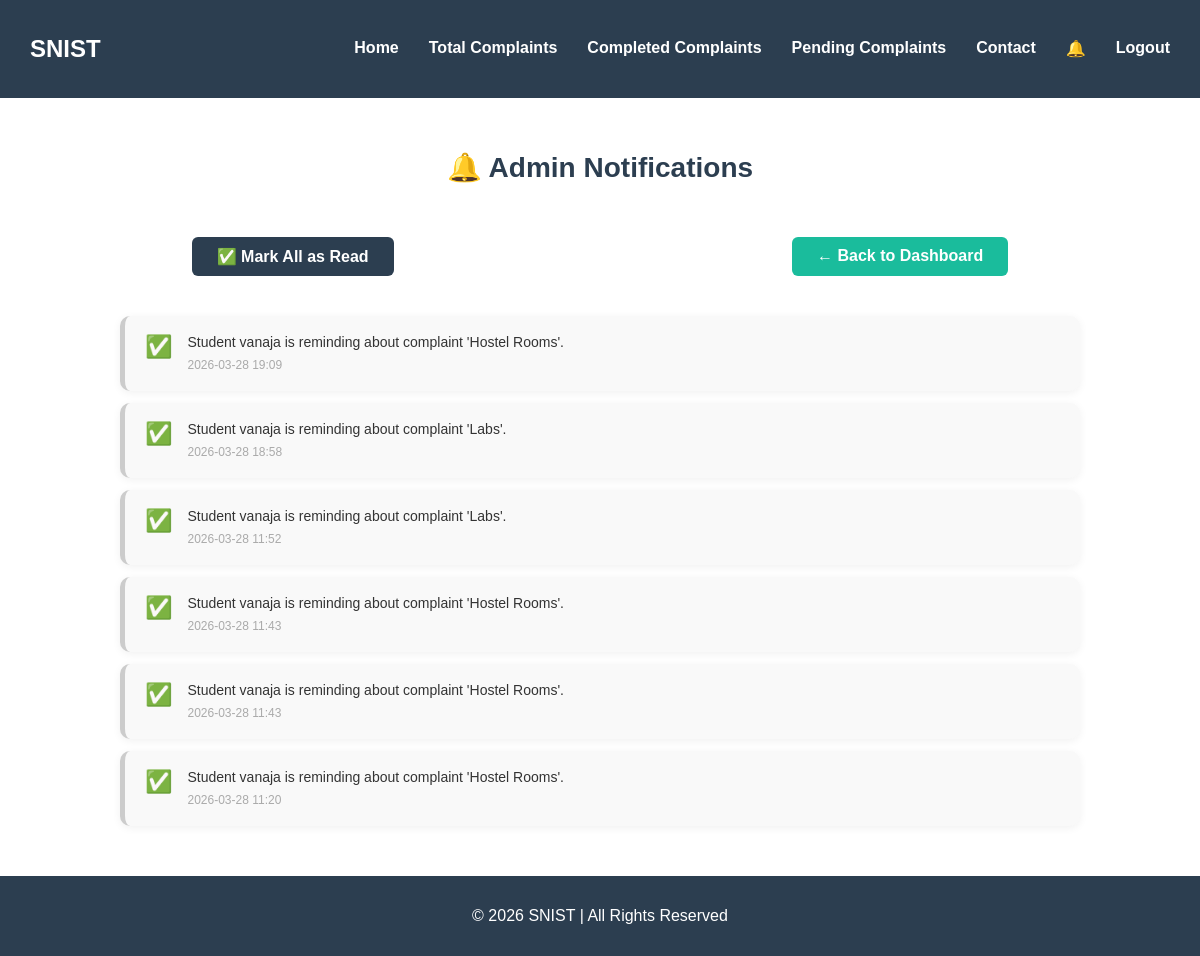
Screenshot of /admin_notifications (signed in) with the database file from the repository.
### tables this page shows
CREATE TABLE notifications (
        id INTEGER PRIMARY KEY AUTOINCREMENT,
        user_id INTEGER,
        message TEXT,
        is_read INTEGER DEFAULT 0,
        date TEXT,
        type TEXT,
        complaint_id INTEGER);

### app.py (the view)
@app.route('/admin_notifications')
def admin_notifications():
    if 'user_id' not in session:
        return redirect('/login')
    conn = sqlite3.connect('database.db', timeout=10)
    c = conn.cursor()
    c.execute("""SELECT * FROM notifications
                 WHERE type='reminder'
                 ORDER BY id DESC""")
    all_notifications = c.fetchall()
    c.execute("""SELECT COUNT(*) FROM notifications
                 WHERE type='reminder' AND is_read=0""")
    unread_count = c.fetchone()[0]
    conn.close()
    return render_template('admin_notifications.html',
                           all_notifications=all_notifications,
                           unread_count=unread_count)

### templates/admin_notifications.html (shortened to what this page needs)
<!DOCTYPE html>
<html lang="en">
<head>
  <link rel="stylesheet" href="/static/admin_dashboardstyle.css">
</head>
<body>
  <header class="navbar">
    <h2>SNIST</h2>
    <nav>
      <a href="/admin_dashboard">Home</a>
      <a href="/total_complaints">Total Complaints</a>
      <a href="/completed_complaints">Completed Complaints</a>
      <a href="/pending_complaints">Pending Complaints</a>
      <a href="#">Contact</a>
      <a href="/admin_notifications" style="position: relative; margin-left: 20px;">
        🔔
      </a>
      <a href="/logout">Logout</a>
    </nav>
  </header>
  <h2 class="page-title">🔔 Admin Notifications</h2>
  <div style="display: flex; justify-content: center; gap: 15px; margin-bottom: 20px;">
    <a href="/mark_admin_read" class="mark-btn">✅ Mark All as Read</a>
    <a href="/admin_dashboard" class="back-btn">← Back to Dashboard</a>
  </div>
  <div class="notif-container">
    {% if all_notifications %}
      {% for n in all_notifications %}
      <div class="notif-card {% if n[3] == 1 %}read{% endif %}">
        <div class="notif-icon">
          {% if n[3] == 0 %}🔴{% else %}✅{% endif %}
        </div>
        <div class="notif-text">
          <p>{{ n[2] }}</p>
          <span>{{ n[4] }}</span>
        </div>
      </div>
      {% endfor %}
    {% else %}
      <p class="no-notif">No notifications yet.</p>
    {% endif %}
  </div>
  <footer class="footer">
    <p>© 2026 SNIST | All Rights Reserved</p>
  </footer>
</body>
</html>

### static/admin_dashboardstyle.css (style rules this page uses)
body { margin: 0; font-family: Arial, sans-serif; }
.navbar { display: flex; justify-content: space-between; align-items: center; background: #2c3e50; color: white; padding: 15px 30px; flex-wrap: wrap; gap: 10px; }
.navbar nav { display: flex; flex-wrap: wrap; gap: 10px; }
.navbar nav a { color: white; margin-left: 20px; text-decoration: none; font-weight: bold; }
.footer { background: #2c3e50; color: white; text-align: center; padding: 15px; }
html { scroll-behavior: smooth; }

### templates/admin_notifications.html (style rules this page uses)
.page-title { text-align: center; padding: 30px; font-size: 28px; color: #2c3e50; }
.notif-container { width: 80%; margin: 0 auto 50px auto; }
.notif-card { display: flex; align-items: flex-start; gap: 15px; padding: 18px 20px; margin-bottom: 12px; border-radius: 10px; border-left: 5px solid #e6a817; background: #fff3cd; box-shadow: 0 2px 8px rgba(0,0,0,0.06); }
.notif-card.read { background: #f9f9f9; border-left: 5px solid #ccc; }
.notif-icon { font-size: 22px; }
.notif-text { flex: 1; }
.notif-text p { margin: 0 0 5px 0; font-size: 14px; color: #333; }
.notif-text span { font-size: 12px; color: #aaa; }
.mark-btn { display: block; width: fit-content; margin: 0 auto 20px auto; padding: 10px 25px; background: #2c3e50; color: white; text-decoration: none; border-radius: 6px; font-weight: bold; }
.back-btn { display: block; width: fit-content; margin: 0 auto 20px auto; padding: 10px 25px; background: #1abc9c; color: white; text-decoration: none; border-radius: 6px; font-weight: bold; }

### rows the page displays
notifications: message "Student vanaja is reminding about complaint 'Hostel Rooms'.", date "2026-03-28 19:09"
notifications: message "Student vanaja is reminding about complaint 'Labs'.", date "2026-03-28 18:58"
notifications: message "Student vanaja is reminding about complaint 'Labs'.", date "2026-03-28 11:52"
notifications: message "Student vanaja is reminding about complaint 'Hostel Rooms'.", date "2026-03-28 11:43"
notifications: message "Student vanaja is reminding about complaint 'Hostel Rooms'.", date "2026-03-28 11:43"
notifications: message "Student vanaja is reminding about complaint 'Hostel Rooms'.", date "2026-03-28 11:20"
